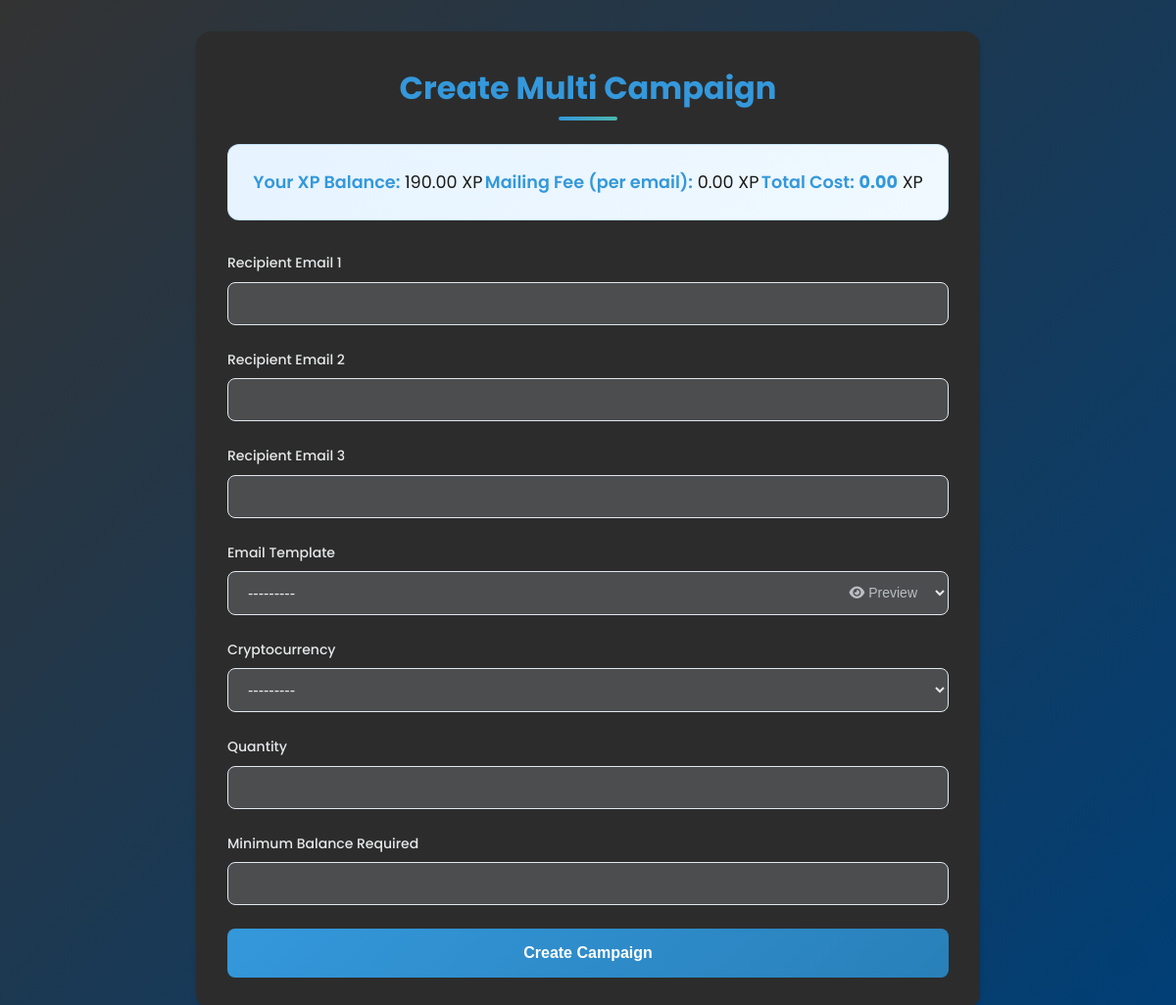
The app's page /create-multi-campaign/ (signed in), older data.
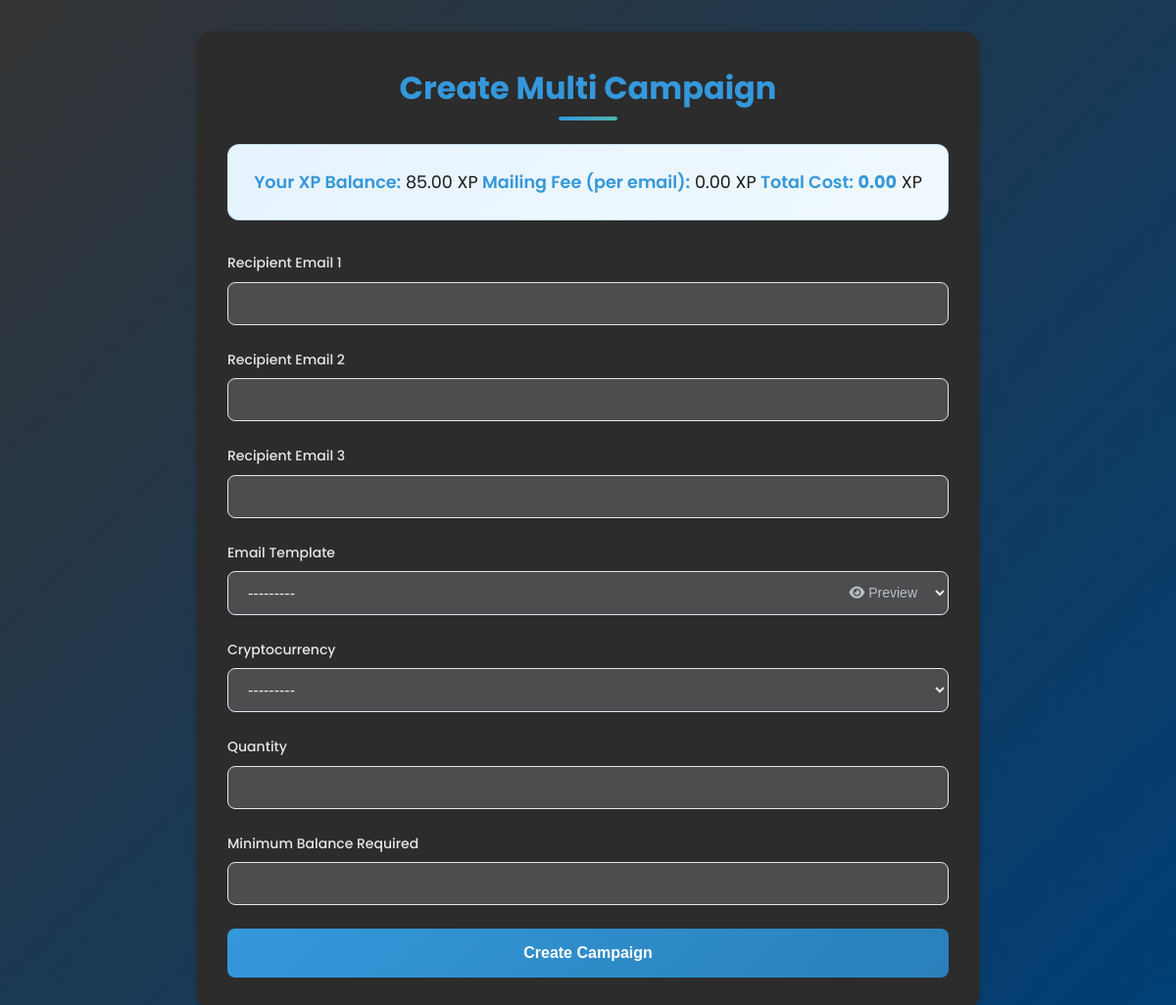
The same page, newer data.
### account/models.py (models this page shows, shortened)
class UserProfile(models.Model):
    user = models.OneToOneField(User, on_delete=models.CASCADE)
    xp_balance = models.DecimalField(max_digits=10, decimal_places=2, default=0)
    class Meta:
        verbose_name = 'User Profile'
        verbose_name_plural = 'User Profiles'

### core/views.py (the view)
# urls.py: path('create-multi-campaign/', views.create_multi_campaign, name='create_multi_campaign'),  # URL for multi campaign creation
@login_required
def create_multi_campaign(request):
    if request.method == 'POST':
        form = MultiCampaignForm(request.POST)
        if form.is_valid():
            email_1 = form.cleaned_data.get('email_1')
            email_2 = form.cleaned_data.get('email_2')
            email_3 = form.cleaned_data.get('email_3')
            recipient_emails = [email for email in [email_1, email_2, email_3] if email]  # Collect non-empty emails
            campaign_template = form.cleaned_data['email_template']
            cryptocurrency = form.cleaned_data['cryptocurrency']
            quantity = form.cleaned_data['quantity']
            min_balance = form.cleaned_data['min_balance']
            for email in recipient_emails:
                campaign = Campaign(
                    user=request.user,
                    recipient_email=email,
                    email_template=campaign_template,
                    cryptocurrency=cryptocurrency,
                    quantity=quantity,
                    min_balance=min_balance
                )
                xp_cost = campaign_template.xp_cost
                if request.user.userprofile.xp_balance >= xp_cost:
                    request.user.userprofile.xp_balance -= xp_cost
                    request.user.userprofile.save()
                    campaign.save()
                    send_campaign_email(campaign, request)
                else:
                    messages.error(request, f"Insufficient XP for {email}. Campaign could not be created.")
                    continue
            messages.success(request, 'Campaigns created and emails sent successfully!')
            return redirect('core:campaign_list')
    else:
        form = MultiCampaignForm()
    user_profile = UserProfile.objects.get(user=request.user)
    email_templates = EmailTemplate.objects.all()
    email_templates_data = list(email_templates.values('id', 'type', 'xp_cost'))
    for template in email_templates_data:
        template['xp_cost'] = float(template['xp_cost'])  # Convert Decimal to float for JSON compatibility
    return render(request, 'core/create_multi_campaign.html', {
        'form': form,
        'email_templates': email_templates_data,
        'user_profile': user_profile
    })

### core/forms.py (shortened to what this page needs)
class MultiCampaignForm(forms.ModelForm):
    email_1 = forms.EmailField(widget=forms.EmailInput(attrs={'class': 'form-control'}), required=False)
    email_2 = forms.EmailField(widget=forms.EmailInput(attrs={'class': 'form-control'}), required=False)
    email_3 = forms.EmailField(widget=forms.EmailInput(attrs={'class': 'form-control'}), required=False)
    class Meta:
        model = Campaign
        fields = ['email_template', 'cryptocurrency', 'quantity', 'min_balance']
        widgets = {
            'email_template': forms.Select(attrs={'class': 'form-control'}),
            'cryptocurrency': forms.Select(attrs={'class': 'form-control'}),
            'quantity': forms.NumberInput(attrs={'class': 'form-control'}),
            'min_balance': forms.NumberInput(attrs={'class': 'form-control'}),
        }

### core/models.py (called while the page is built)
    def __str__(self):
        return self.name

    def __str__(self):
        return self.type

### templates/core/create_multi_campaign.html (shortened to what this page needs)
{% load static %}
<!DOCTYPE html>
<html lang="en">
<head>
    <link href="https://cdnjs.cloudflare.com/ajax/libs/font-awesome/6.0.0/css/all.min.css" rel="stylesheet">
</head>
<body>
    <div class="container">
        <div class="card">
            <h1>Create Multi Campaign</h1>
            <div class="xp-balance">
                <p><strong>Your XP Balance:</strong> {{ user_profile.xp_balance }} XP</p>
                <p><strong>Mailing Fee (per email):</strong> <span id="mailingFee">0</span> XP</p>
                <p><strong>Total Cost:</strong> <span id="totalCost">0</span> XP</p>
            </div>
            <form method="post">
                <div class="form-group">
                    <label for="email_1">Recipient Email 1</label>
                    {{ form.email_1 }}
                </div>
                <div class="form-group">
                    <label for="email_2">Recipient Email 2</label>
                    {{ form.email_2 }}
                </div>
                <div class="form-group">
                    <label for="email_3">Recipient Email 3</label>
                    {{ form.email_3 }}
                </div>
                <div class="form-group">
                    <label for="email_template">Email Template</label>
                    <div class="template-select-wrapper">
                        {{ form.email_template }}
                        <button type="button" class="preview-button" onclick="showTemplatePreview()">
                            <i class="fas fa-eye"></i> Preview
                        </button>
                    </div>
                </div>
                <div class="form-group">
                    <label for="cryptocurrency">Cryptocurrency</label>
                    {{ form.cryptocurrency }}
                </div>
                <div class="form-group">
                    <label for="quantity">Quantity</label>
                    {{ form.quantity }}
                </div>
                <div class="form-group">
                    <label for="min_balance">Minimum Balance Required</label>
                    {{ form.min_balance }}
                </div>
                <button type="submit" class="btn-primary">Create Campaign</button>
            </form>
        </div>
    </div>
</body>
</html>

Row changes from the older to the newer data that the page shows:
changed UserProfile: xp_balance "190.00" → "85.00"
